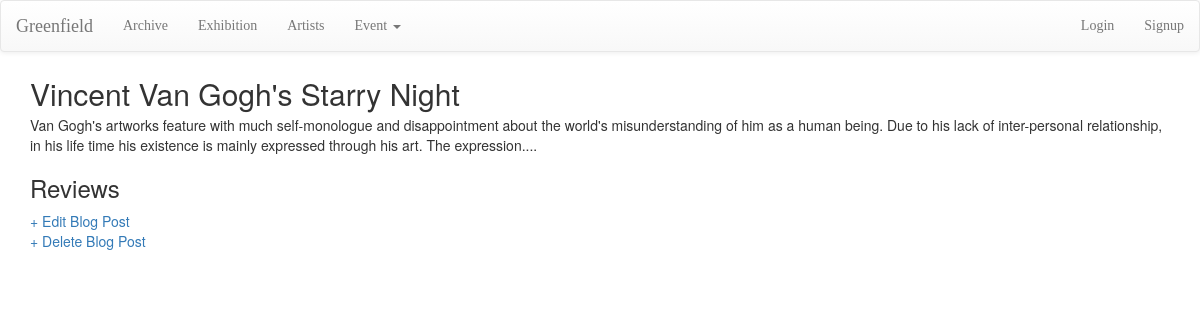
Page /blog/post/1/ on the committed database.
### blog/models.py (models this page shows, shortened)
class Post(models.Model):
    title = models.CharField(max_length=200)
    author = models.ForeignKey(
        'auth.User',
         on_delete=models.CASCADE,
    )
    body = models.TextField()

### blog/views.py (the view)
# urls.py: path('post/<int:pk>/', BlogDetailView.as_view(), name='post_detail'), # new
class BlogDetailView(DetailView):
    model=Post
    template_name="post_detail.html"

### templates/post_detail.html (shortened to what this page needs)
{% extends 'base_menu.html' %}
{% block content %}
<div class="container">
  <div class="post-entry">
    <h2>{{ post.title }}</h2>
    <p>{{ post.body }}</p>
  </div>
  {% if user.is_authenticated %}
  {% load crispy_forms_tags %}
  {% endif %}
  <div>
    <h3>Reviews</h3>
  </div>
  <a href="{% url 'blog:post_edit' post.pk %}">+ Edit Blog Post</a>
  <p><a href="{% url 'blog:post_delete' post.pk %}">+ Delete Blog Post</a></p>
</div>
  {% endblock content %}

### static/css/base.css (style rules this page uses)
body { font-family: 'Source Sans Pro', sans-serif; font-size: 18px; text-decoration: none; background-color: grey; color:white; }
.post-entry { margin-bottom: 2rem; }
.post-entry h2 { margin: 0.5rem 0; }
.post-entry p { margin: 0; font-weight: 400; }

### rows in the picture
Post: title "Vincent Van Gogh's Starry Night", body "Van Gogh's artworks feature with much self-monologue and disappointment about the world's misunderstanding of him as a human being. Due to his lack of inter-personal relationship, in his life time his existence is mainly expressed through his art. The expression...."
